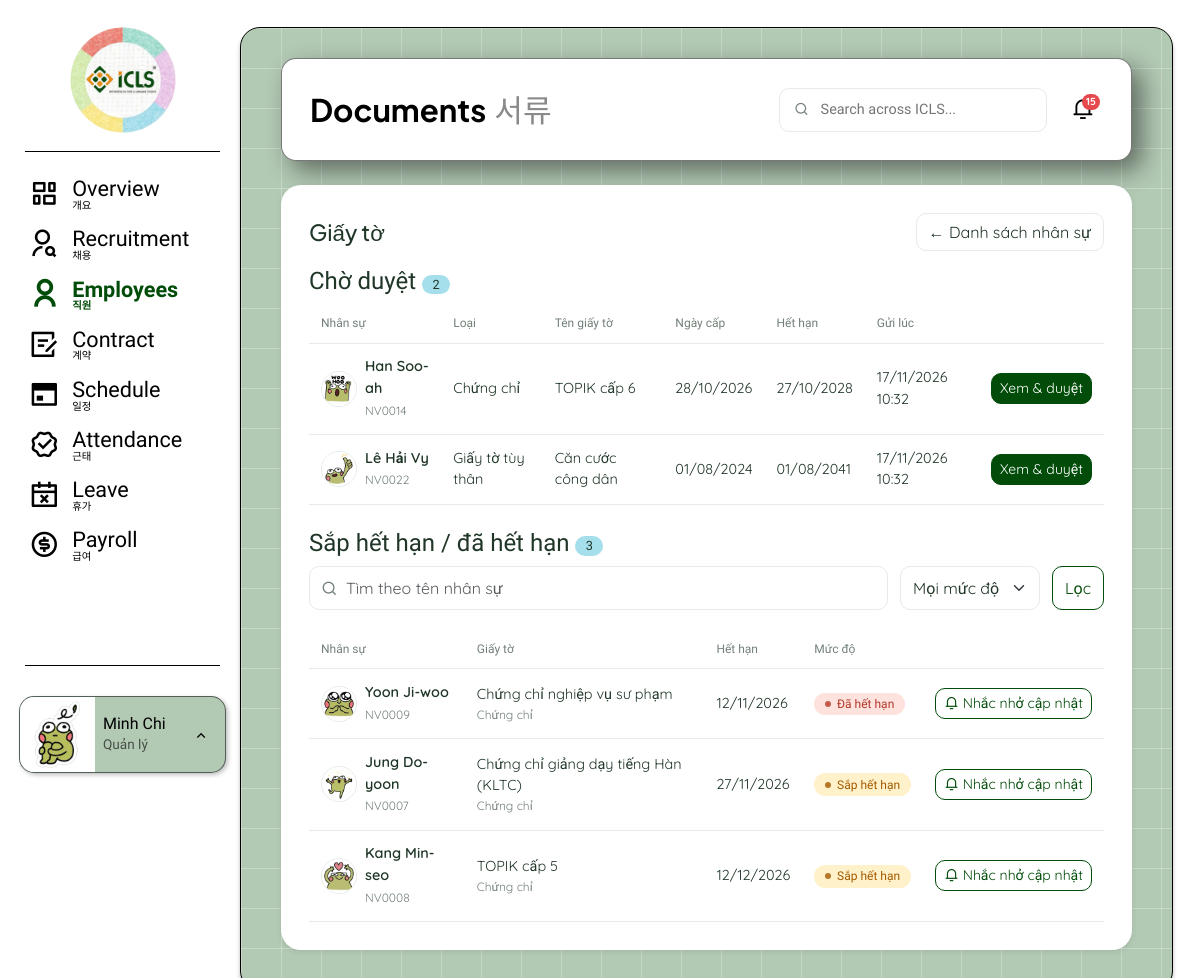
/nhan-su/giay-to/ (signed in), run on the app's committed database.
### accounts/models.py (models this page shows, shortened)
class User(AbstractUser):
    username = None
    first_name = None
    last_name = None
    email = models.EmailField(max_length=255, unique=True)
    full_name = models.CharField(max_length=150, blank=True)
    phone = models.CharField(max_length=20, blank=True)
    role = models.CharField(max_length=20, choices=UserRole.choices, default=UserRole.EMPLOYEE)
    avatar = models.FileField(upload_to='avatars/', blank=True)
    updated_at = models.DateTimeField(auto_now=True)
    USERNAME_FIELD = 'email'
    REQUIRED_FIELDS = []
    objects = UserManager()
    class Meta:
        db_table = 'users'

### employees/models.py (models this page shows, shortened)
class EmployeeDocument(models.Model):
    employee = models.ForeignKey(Employee, on_delete=models.PROTECT, related_name='documents')
    document_type = models.CharField(max_length=30, choices=DocumentType.choices)
    document_name = models.CharField(max_length=150)
    issue_date = models.DateField(null=True, blank=True)
    expiry_date = models.DateField(null=True, blank=True)
    file_url = models.FileField(upload_to='employee_documents/')
    status = models.CharField(max_length=20, choices=DocumentStatus.choices, default=DocumentStatus.PENDING)
    rejection_reason = models.TextField(blank=True)
    reviewed_by = models.ForeignKey(settings.AUTH_USER_MODEL, on_delete=models.SET_NULL, null=True, blank=True,
                                    related_name='reviewed_documents')
    reviewed_at = models.DateTimeField(null=True, blank=True)
    created_at = models.DateTimeField(auto_now_add=True)
    updated_at = models.DateTimeField(auto_now=True)
    class Meta:
        db_table = 'employee_documents'
        constraints = [
            models.CheckConstraint(
                condition=Q(expiry_date__isnull=True) | Q(expiry_date__gte=F('issue_date')),
                name='doc_expiry_after_issue'),
        ]

class Employee(models.Model):
    user = models.OneToOneField(settings.AUTH_USER_MODEL, on_delete=models.PROTECT, related_name='employee')
    candidate = models.OneToOneField('recruitment.Candidate', on_delete=models.SET_NULL, null=True, blank=True,
                                     related_name='employee')
    full_name = models.CharField(max_length=150)
    phone = models.CharField(max_length=20)
    gender = models.CharField(max_length=10, choices=Gender.choices, blank=True)
    date_of_birth = models.DateField(null=True, blank=True)
    id_card_number = models.CharField(max_length=20, unique=True, null=True, blank=True)
    address = models.TextField(blank=True)
    nationality = models.CharField(max_length=30, default='Việt Nam')
    department = models.CharField(max_length=30, choices=Department.choices)
    position = models.CharField(max_length=30, choices=Position.choices)
    employment_type = models.CharField(max_length=20, choices=EmploymentType.choices)
    work_shift = models.CharField(max_length=20, choices=WorkShift.choices, blank=True)
    bank_account = models.CharField(max_length=100, blank=True)
    status = models.CharField(max_length=20, choices=EmployeeStatus.choices, default=EmployeeStatus.ONBOARDING)
    join_date = models.DateField()
    created_at = models.DateTimeField(auto_now_add=True)
    updated_at = models.DateTimeField(auto_now=True)
    class Meta:
        db_table = 'employees'
    @property
    def code(self):
        return f'NV{self.id:04d}'

### employees/views.py (the view)
# urls.py: path('giay-to/', views.giay_to, name='documents'),                                  # UC 2.4 + 2.6: trang "Giấy tờ"
@role_required(GD, QL)
def giay_to(request):
    muc = request.GET.get('muc', '')
    tu_khoa = request.GET.get('q', '').strip()
    return render(request, 'employees/giay_to.html', {
        'giay_to': services.giay_to_cho_duyet(request.user),
        'canh_bao': services.danh_sach_canh_bao(muc, tu_khoa), 'muc': muc, 'q': tu_khoa,
        'khong_co_canh_bao': thong_bao.HIEN_KHONG_CO_CANH_BAO, 'la_quan_ly': request.user.role == QL})

### core/context_processors.py (called while the page is built)
def thong_bao_chua_doc(request):
    if request.user.is_authenticated:
        return {'so_thong_bao_chua_doc': request.user.notifications.filter(is_read=False).count()}
    return {'so_thong_bao_chua_doc': 0}

### core/menu.py (called while the page is built)
def menu_chinh(request):
    if not request.user.is_authenticated:
        return {'menu_chinh': []}
    app_hien_tai = request.resolver_match.app_name if request.resolver_match else ''
    ten_url_hien_tai = request.resolver_match.url_name if request.resolver_match else ''
    cac_muc = []
    for khoa, ten_anh, ten_han, icon, ten_url, vai_tro, tien_to in MUC_MENU:
        if request.user.role not in vai_tro:
            continue
        try:
            url = reverse(ten_url)
        except NoReverseMatch:
            url = None                      # app chưa làm xong: hiện mờ
        dang_chon = khoa == app_hien_tai and (tien_to is None or (ten_url_hien_tai or '').startswith(tien_to))
        cac_muc.append({'ten_anh': ten_anh, 'ten_han': ten_han, 'icon': icon, 'url': url, 'dang_chon': dang_chon})
    return {'menu_chinh': cac_muc}

### core/permissions.py (called while the page is built)
def role_required(*roles, thong_diep=None):
    cho_phep = roles or VAI_TRO_NGHIEP_VU
    def decorator(view):
        @wraps(view)
        @login_required
        def wrapper(request, *args, **kwargs):
            if request.user.role not in cho_phep:
                return tra_403(request, thong_diep)
            return view(request, *args, **kwargs)
        return wrapper
    return decorator

### core/templatetags/icls_filters.py (called while the page is built)
@register.inclusion_tag('core/_avatar.html')
def avatar(nhan_su, co='', so_chu=1):
    user = getattr(nhan_su, 'user', None)
    return {'nv': nhan_su, 'anh': user.avatar.name if user is not None and user.avatar else '', 'co': co,
            'chu': (nhan_su.full_name or '')[:so_chu].upper() if so_chu > 1 else (nhan_su.full_name or '')[:1]}

@register.filter
def ten_goi(ho_ten):
    cac_chu = (ho_ten or '').split()
    if len(cac_chu) <= 1:
        return ho_ten or ''
    return ' '.join(cac_chu[-2:]) if len(cac_chu) >= 3 else cac_chu[-1]

### employees/services.py (called while the page is built)
def muc_canh_bao(giay_to, hom_nay=None):
    hom_nay = hom_nay or date.today()
    if giay_to.status == DocumentStatus.EXPIRED:
        return MUC_DA_HET_HAN
    if giay_to.expiry_date and giay_to.status == DocumentStatus.APPROVED:
        if giay_to.expiry_date < hom_nay:
            return MUC_DA_HET_HAN
        if giay_to.expiry_date <= hom_nay + timedelta(days=settings.SO_NGAY_CANH_BAO):
            return MUC_SAP_HET_HAN
    return MUC_CON_HAN

### templates/employees/giay_to.html (shortened to what this page needs)
{% extends 'base.html' %}
{% load icls_filters %}
{% block page_title %}Documents{% endblock %}
{% block page_title_ko %}서류{% endblock %}
{% block content %}
<div class="card-head">
  <h2 class="title">Giấy tờ</h2>
  <a href="{% url 'employees:employee_list' %}" class="btn btn-ghost">← Danh sách nhân sự</a>
</div>
<h4 class="font-itim mt-2">Chờ duyệt <span class="count-badge">{{ giay_to|length }}</span></h4>
<div class="table-wrap mb-4">
<table class="tbl">
  <thead><tr><th>Nhân sự</th><th>Loại</th><th>Tên giấy tờ</th><th>Ngày cấp</th><th>Hết hạn</th><th>Gửi lúc</th><th></th></tr></thead>
  <tbody>
  {% for g in giay_to %}
    <tr>
      <td><span class="d-flex align-items-center gap-2">{% avatar g.employee %}
          <span><span class="name d-block">{{ g.employee.full_name }}</span><span class="sub">{{ g.employee.code }}</span></span></span></td>
      <td>{{ g.get_document_type_display }}</td><td>{{ g.document_name }}</td>
      <td>{% if g.issue_date %}{{ g.issue_date|date:"d/m/Y" }}{% else %}—{% endif %}</td>
      <td>{% if g.expiry_date %}{{ g.expiry_date|date:"d/m/Y" }}{% else %}Không thời hạn{% endif %}</td>
      <td>{{ g.updated_at|date:"d/m/Y H:i" }}</td>
      <td class="text-end"><a class="btn btn-icls btn-sm" href="{% url 'employees:document_review' g.pk %}">Xem &amp; duyệt</a></td>
    </tr>
  {% empty %}<tr><td colspan="7" class="text-center text-muted py-4">Không có giấy tờ nào đang chờ duyệt.</td></tr>{% endfor %}
  </tbody>
</table>
</div>
<h4 class="font-itim" id="canh-bao">Sắp hết hạn / đã hết hạn <span class="count-badge">{{ canh_bao|length }}</span></h4>
<form method="get" action="#canh-bao" class="toolbar">
  <div class="search"><i class="ri-search-line"></i><input class="form-control" name="q" value="{{ q }}" placeholder="Tìm theo tên nhân sự"></div>
  <select name="muc" class="form-select" onchange="this.form.submit()">
    <option value="">Mọi mức độ</option>
  </select>
  <button class="btn btn-outline-icls">Lọc</button>
</form>
<div class="table-wrap">
<table class="tbl">
  <thead><tr><th>Nhân sự</th><th>Giấy tờ</th><th>Hết hạn</th><th>Mức độ</th><th></th></tr></thead>
  <tbody>
  {% for g, muc_cb in canh_bao %}
    <tr>
      <td><span class="d-flex align-items-center gap-2">{% avatar g.employee %}
          <span><span class="name d-block">{{ g.employee.full_name }}</span><span class="sub">{{ g.employee.code }}</span></span></span></td>
      <td>{{ g.document_name }}<div class="sub">{{ g.get_document_type_display }}</div></td>
      <td>{{ g.expiry_date|date:"d/m/Y" }}</td>
      <td>{% if muc_cb == 'EXPIRED' %}<span class="chip expired">Đã hết hạn</span>{% else %}<span class="chip expiring">Sắp hết hạn</span>{% endif %}</td>
      <td class="text-end">
        {% if la_quan_ly %}
        <form method="post" action="{% url 'employees:document_remind' g.pk %}" class="d-inline">{% csrf_token %}
          <button class="btn btn-outline-icls btn-sm"><i class="ri-notification-3-line"></i> Nhắc nhở cập nhật</button>
        </form>
        {% endif %}
      </td>
    </tr>
  {% empty %}<tr><td colspan="5" class="text-center text-muted py-4">{{ khong_co_canh_bao }}</td></tr>{% endfor %}
  </tbody>
</table>
</div>
{% endblock %}

### templates/base.html (shortened to what this page needs)
{% load static icls_filters %}
<!doctype html>
<html lang="vi">
<head>
  <link href="https://cdn.jsdelivr.net/npm/bootstrap@5.3.3/dist/css/bootstrap.min.css" rel="stylesheet">
  <link href="https://cdn.jsdelivr.net/npm/remixicon@4.3.0/fonts/remixicon.css" rel="stylesheet">
  <link href="{% static 'css/icls.css' %}?v=14" rel="stylesheet">
</head>
<body>
{% if user.is_authenticated %}
<div class="app-shell">
  <aside class="app-sidebar offcanvas-lg offcanvas-start" tabindex="-1" id="thanhTrai" aria-label="Menu chính">
    <div class="offcanvas-body d-flex flex-column p-0">
      <a href="{% url 'dashboard:dashboard' %}"><img src="{% static 'img/icls-logo.png' %}" alt="ICLS" class="sidebar-logo"></a>
      <hr class="sidebar-divider">
      <ul class="sidebar-nav">
        {% for muc in menu_chinh %}
        <li>
          <a class="sidebar-link {% if muc.dang_chon %}active{% endif %} {% if not muc.url %}disabled{% endif %}"
             href="{{ muc.url|default:'#' }}" {% if not muc.url %}aria-disabled="true" tabindex="-1" title="Sắp có"{% endif %}>
            <i class="{{ muc.icon }}"></i>
            <span><span class="ten-anh">{{ muc.ten_anh }}</span><span class="ten-han">{{ muc.ten_han }}</span></span>
          </a>
        </li>
        {% endfor %}
      </ul>
      <hr class="sidebar-divider">
      <div class="profile-wrap">
        <div class="profile-card dropup">
          {% if user.avatar %}
          <img class="profile-avatar" src="{% url 'core:tai_file' user.avatar.name %}" alt="">
          {% else %}
          <span class="profile-avatar">{{ user.email|slice:":1"|upper }}</span>
          {% endif %}
          <div class="overflow-hidden">
            <div class="profile-name" title="{{ user.full_name }}">{% if user.full_name %}{{ user.full_name|ten_goi }}{% else %}{{ user.email }}{% endif %}</div>
            <div class="profile-role">{{ user.get_role_display }}</div>
          </div>
          <button type="button" class="profile-trigger" data-bs-toggle="dropdown" data-bs-reference="parent" aria-label="Menu tài khoản">
            <i class="ri-arrow-up-s-line"></i>
          </button>
        </div>
      </div>
    </div>
  </aside>
  <main class="app-main">
    <div class="app-panel">
      <header class="app-navbar">
        <h1 class="app-title">{% block page_title %}ICLS{% endblock %}<span class="ko">{% block page_title_ko %}{% endblock %}</span></h1>
        <div class="global-tools">
          <label class="search-field"><i class="ri-search-line"></i><input type="search" placeholder="Search across ICLS..." disabled></label>
          <a class="bell" href="{% url 'core:notifications' %}" aria-label="Thông báo">
            <i class="ri-notification-3-line"></i>
            {% if so_thong_bao_chua_doc %}<span class="dot">{{ so_thong_bao_chua_doc }}</span>{% endif %}
          </a>
        </div>
      </header>
      {% block panel %}
      <section class="app-card">
        {% block content %}{% endblock %}
      </section>
      {% endblock %}
    </div>
  </main>
</div>
{% endif %}
</body>
</html>

### templates/core/_avatar.html
{% load icls_filters %}{% if anh %}<img class="avatar-initials avatar-anh {{ co }}" src="{% url 'core:tai_file' anh %}" alt="" title="{{ nv.full_name }}" loading="lazy">{% else %}<span class="avatar-initials {{ co }} {{ nv.pk|default:0|mau_avatar }}" title="{{ nv.full_name }}">{{ chu }}</span>{% endif %}

### data on the page
User: avatar (picture), full_name|ten_goi "Minh Chi", role "Quản lý"
EmployeeDocument: shows a picture, employee.full_name "Han Soo-ah", employee.code "NV0014", document_type "Chứng chỉ", document_name "TOPIK cấp 6", issue_date "28/10/2026", expiry_date "27/10/2028", updated_at "17/11/2026 10:32"
EmployeeDocument: shows a picture, employee.full_name "Lê Hải Vy", employee.code "NV0022", document_type "Giấy tờ tùy thân", document_name "Căn cước công dân", issue_date "01/08/2024", expiry_date "01/08/2041", updated_at "17/11/2026 10:32"
EmployeeDocument: shows a picture, employee.full_name "Yoon Ji-woo", employee.code "NV0009", document_name "Chứng chỉ nghiệp vụ sư phạm", document_type "Chứng chỉ", expiry_date "12/11/2026", shows "Đã hết hạn"
EmployeeDocument: shows a picture, employee.full_name "Jung Do-yoon", employee.code "NV0007", document_name "Chứng chỉ giảng dạy tiếng Hàn (KLTC)", document_type "Chứng chỉ", expiry_date "27/11/2026", shows "Sắp hết hạn"
EmployeeDocument: shows a picture, employee.full_name "Kang Min-seo", employee.code "NV0008", document_name "TOPIK cấp 5", document_type "Chứng chỉ", expiry_date "12/12/2026", shows "Sắp hết hạn"

### other printed values
{{ muc.ten_anh }} "Overview" "Recruitment" "Employees" "Contract" "Schedule" "Attendance" "Leave" "Payroll"
{{ muc.ten_han }} "개요" "채용" "직원" "계약" "일정" "근태" "휴가" "급여"
{{ so_thong_bao_chua_doc }} "15"
{{ giay_to|length }} "2"
{{ canh_bao|length }} "3"
